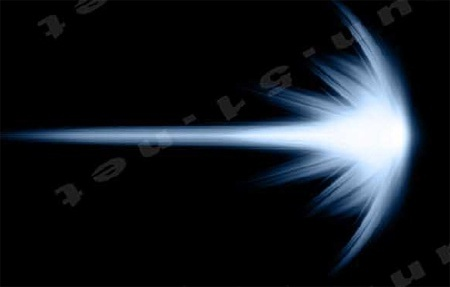
#> input picture test4/static/image/chongjibo.jpeg, 450 x 287 px
$ python setalpha.py
#> lines starting #> are read from the running program, lines starting #| are printed output that depends on the picture; after the words box and inside, x2 and y2 are one past the last pixel; in counts of white or black regions, pixels touching at a corner belong together
import cv2
import numpy as np

path = "chongjibo.jpeg"
image = cv2.imread(path)
#> image is the input picture: shape (287, 450, 3); mean B, G, R 33.7, 27.8, 22.8
B,G,R = cv2.split(image)
_,b = cv2.threshold(B,150,1,cv2.THRESH_BINARY)
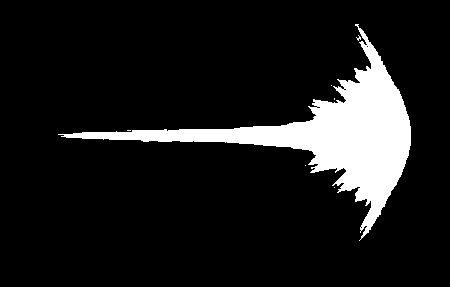
#> b: shape (287, 450); values 0 (black) and 1 (white), 10.8% white; 7 white regions (6 under 20 px), largest, box (x1, y1, x2, y2) and area: (58, 24, 411, 241) 13930
_,g = cv2.threshold(G,150,1,cv2.THRESH_BINARY)
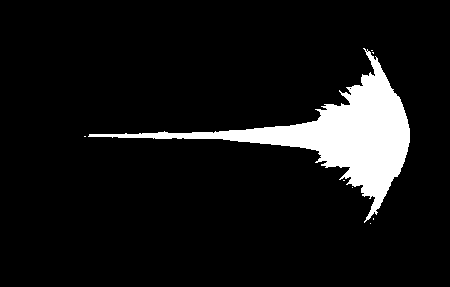
#> g: shape (287, 450); values 0 (black) and 1 (white), 8.3% white; 8 white regions (7 under 20 px), largest, box (x1, y1, x2, y2) and area: (88, 48, 410, 223) 10712
_,r = cv2.threshold(R,150,1,cv2.THRESH_BINARY)
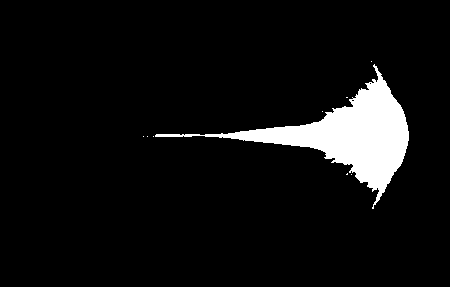
#> r: shape (287, 450); values 0 (black) and 1 (white), 6.4% white; 9 white regions (8 under 20 px), largest, box (x1, y1, x2, y2) and area: (155, 64, 409, 209) 8261
new_image = np.ones((B.shape),dtype=B.dtype)*255
print(b)
#> (printed output is left out)
B = B*b
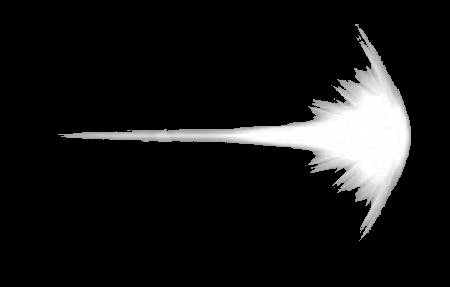
#> B: shape (287, 450); min 0, max 255, mean 23.6
G = G*g
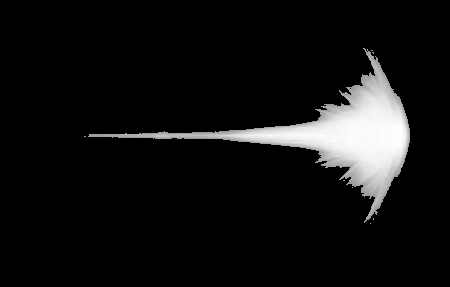
#> G: shape (287, 450); min 0, max 255, mean 17.6
R = R*r
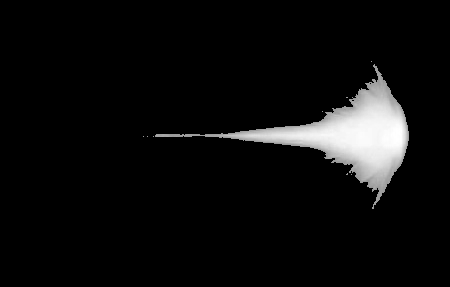
#> R: shape (287, 450); min 0, max 255, mean 13.3
new_image[:,:] = 250
new_image = new_image*b
image = cv2.merge((B,G,R,new_image))
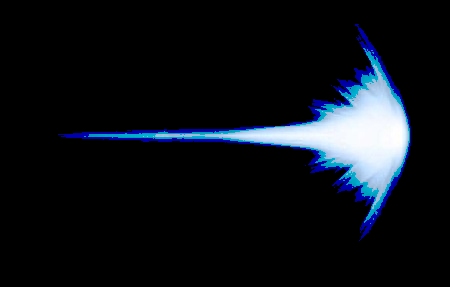
#> image: shape (287, 450, 4); mean B, G, R, A 23.6, 17.6, 13.3, 27
cv2.imwrite('attackright.png',image.astype('uint8'))

$ run again, with test4/static/image/attack.png saved as test4/static/image/chongjibo.jpeg
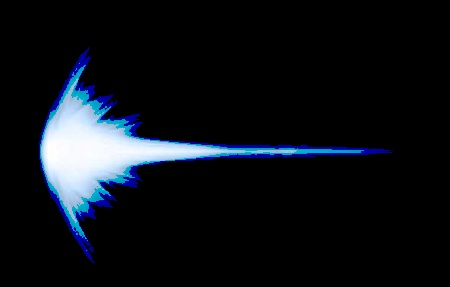
#> input picture test4/static/image/attack.png, 450 x 287 px
#> image is the input picture: shape (287, 450, 3); mean B, G, R 23.7, 17.7, 13.7
#> `_,b = cv2.threshold(B,150,1,cv2.THRESH_BINARY)`:
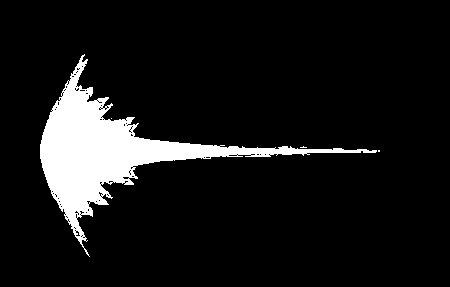
#> b: shape (287, 450); values 0 (black) and 1 (white), 9.1% white; 4 white regions (3 under 20 px), largest, box (x1, y1, x2, y2) and area: (40, 54, 377, 257) 11676
#> g: shape (287, 450); values 0 (black) and 1 (white), 7.4% white; 1 white region, box (x1, y1, x2, y2) and area: (41, 68, 350, 235) 9574
#> r: shape (287, 450); values 0 (black) and 1 (white), 5.7% white; 5 white regions (4 under 20 px), largest, box (x1, y1, x2, y2) and area: (42, 91, 238, 213) 7365
#> (printed output is left out)
#> `image = cv2.merge((B,G,R,new_image))`:
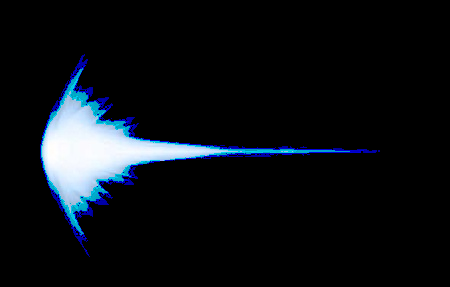
#> image: shape (287, 450, 4); mean B, G, R, A 20.9, 16.2, 12.2, 22.6
